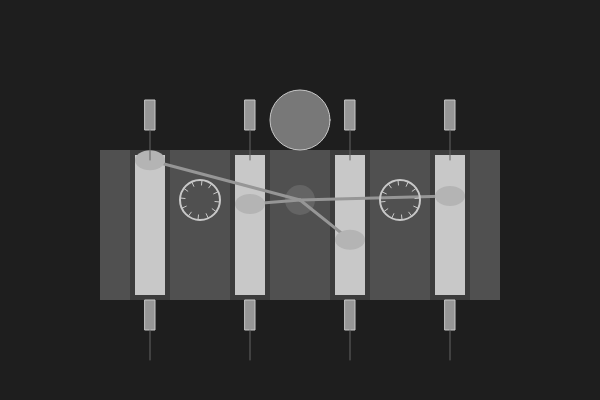
Frame 1 (no input)
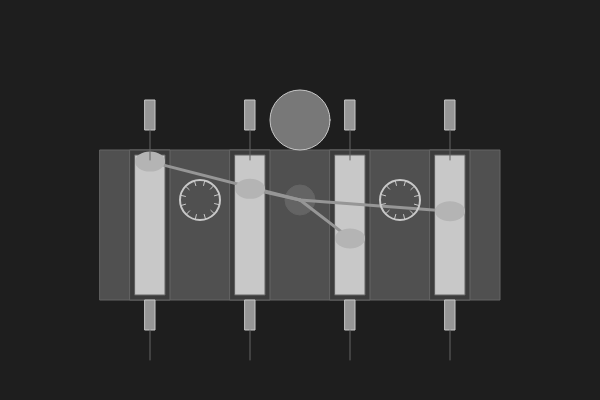
Frame 60 (no input)
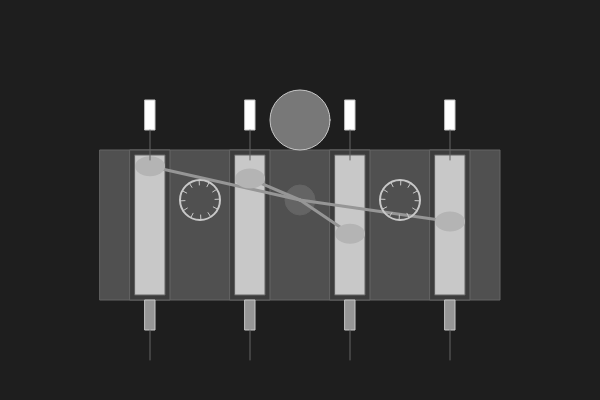
Frame 120 (the mouse pressed at the canvas centre since frame 60)

The p5.js sketch that drew these frames (run headless with seeded random() and noise() and a simulated clock; from frame 60 on, the mouse is pressed at the canvas centre):

// p5.js sketch
// ── sketch.js
let crankAngle = 0;
let pistonPositions = [];
let connectingRodLength = 80;
let crankRadius = 40;
let gearRadius = 20;
let gearTeeth = 12;
let valvePositions = [];
let valveOpen = false;

function setup() {
  createCanvas(600, 400);
  noStroke();
  frameRate(30);
  
  // Initialize piston positions
  for (let i = 0; i < 4; i++) {
    pistonPositions.push({ x: 150 + i * 100, y: 200 });
  }
  
  // Initialize valve positions
  for (let i = 0; i < 8; i++) {
    valvePositions.push({
      x: 150 + (i % 4) * 100,
      y: 100 + (i > 3 ? 200 : 0),
      open: false
    });
  }
}

function draw() {
  background(30);
  
  crankAngle += 0.1;
  
  // Draw engine block
  fill(80);
  rect(100, 150, 400, 150);
  
  // Draw cylinders
  for (let i = 0; i < 4; i++) {
    fill(60);
    rect(130 + i * 100, 150, 40, 150);
    fill(200);
    rect(135 + i * 100, 155, 30, 140);
  }
  
  // Draw crankshaft
  let crankX = width / 2;
  let crankY = height / 2;
  fill(100);
  ellipse(crankX, crankY, 30, 30);
  
  // Draw connecting rods and pistons
  for (let i = 0; i < 4; i++) {
    let pistonX = 150 + i * 100;
    let pistonY = 200 - crankRadius * cos(crankAngle + i * PI / 2);
    
    // Connecting rod
    stroke(150);
    strokeWeight(3);
    line(pistonX, pistonY, crankX, crankY);
    
    // Piston
    noStroke();
    fill(180);
    ellipse(pistonX, pistonY, 30, 20);
  }
  
  // Draw timing gears
  drawGear(crankX - 100, crankY, gearRadius, gearTeeth, crankAngle);
  drawGear(crankX + 100, crankY, gearRadius, gearTeeth, -crankAngle);
  
  // Update valve positions
  if (frameCount % 30 === 0) {
    valveOpen = !valveOpen;
  }
  
  for (let i = 0; i < 8; i++) {
    let valv = valvePositions[i];
    let offset = i > 3 ? PI : 0;
    let angle = crankAngle + offset;
    
    if (valveOpen) {
      valv.open = sin(angle) > 0.5;
    } else {
      valv.open = sin(angle) < -0.5;
    }
    
    // Draw valve
    fill(valv.open ? 255 : 150);
    rect(valv.x - 5, valv.y, 10, 30);
  }
  
  // Draw camshaft
  let camX = width / 2;
  let camY = height / 2 - 80;
  fill(120);
  ellipse(camX, camY, 60, 60);
  
  // Draw valve springs
  for (let i = 0; i < 8; i++) {
    let valv = valvePositions[i];
    stroke(100);
    line(valv.x, valv.y + 30, valv.x, valv.y + 60);
  }
}

function drawGear(x, y, radius, teeth, angle) {
  // Gear circle
  noFill();
  stroke(200);
  strokeWeight(2);
  ellipse(x, y, radius * 2, radius * 2);
  
  // Teeth
  strokeWeight(1);
  for (let i = 0; i < teeth; i++) {
    let a = angle + (i * TWO_PI / teeth);
    let px = x + cos(a) * radius;
    let py = y + sin(a) * radius;
    let tx = x + cos(a) * (radius - 5);
    let ty = y + sin(a) * (radius - 5);
    
    line(px, py, tx, ty);
  }
}
